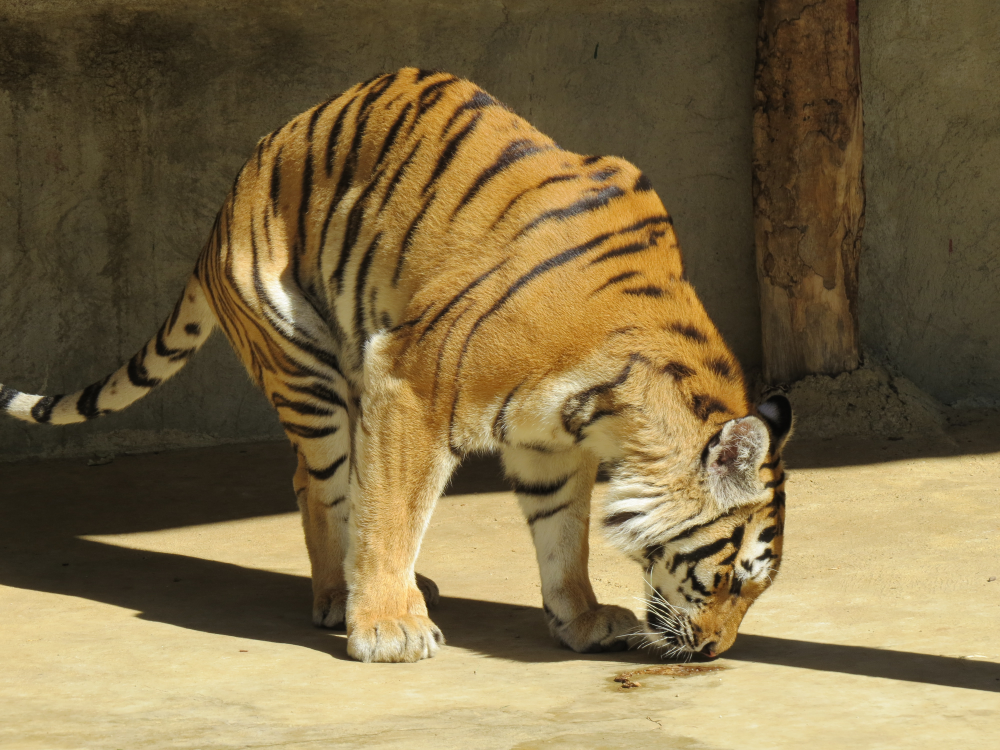
#> input picture 20230103_image_recognition/03_capture/老虎.jpg, 4000 x 3000 px (shown at 1/4 size)
$ python '03_平移.py'
#> lines starting #> are read from the running program, lines starting #| are printed output that depends on the picture
### 20230103_image_recognition/03_capture/sdk/IvanCv.py
from enum import IntEnum

import cv2
import numpy as np
from PIL import Image


class Direction(IntEnum):
    # 類別變數
    HORIZONTAL = 1
    VERTICAL = 0
    BOTH = -1


class IvanCv:
    @staticmethod
    def read(file):
#> called with file = '老虎.jpg'
        img = Image.open(file)
#> img is the input picture: PIL image 4000x3000 RGB; mean R, G, B 125, 107.4, 70.3
        img = np.asarray(img)
        img = cv2.cvtColor(img, cv2.COLOR_RGB2BGR)
#> img: shape (3000, 4000, 3)
        return img

    @staticmethod
    def resize(src, width=None, height=None, scale=1):
#> called with scale = 0.2
        h, w, _ = src.shape
#> h = 3000; w = 4000
        if width is None or height is None:
            width = int(w * scale)
#> width = 800
            height = int(h * scale)
#> height = 600
        dst = cv2.resize(src, (width, height), interpolation=cv2.INTER_LINEAR)
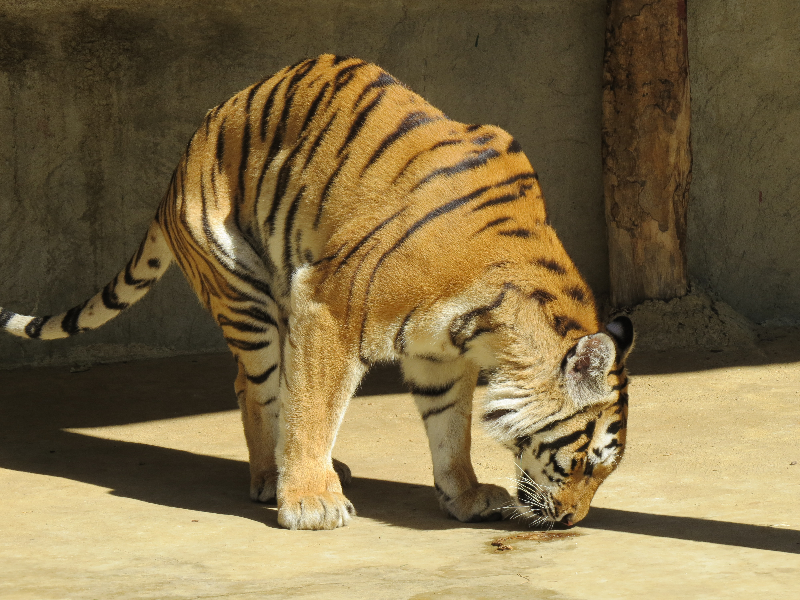
#> dst: shape (600, 800, 3); mean B, G, R 70.3, 107.4, 124.9
        return dst

    # [4 lines left out: function crop, not called in this run]

    @staticmethod
    def shift(src, x=0, y=0):
        # [1, 0, x]: 水平平移
        # [0, 1, y]: 垂直平移
#> called with x = 300, y = -100
        m = np.float32([[1, 0, x], [0, 1, y]])
        h, w, _ = src.shape
#> h = 600; w = 800
        # 仿射
        dst = cv2.warpAffine(src, m, (w, h))
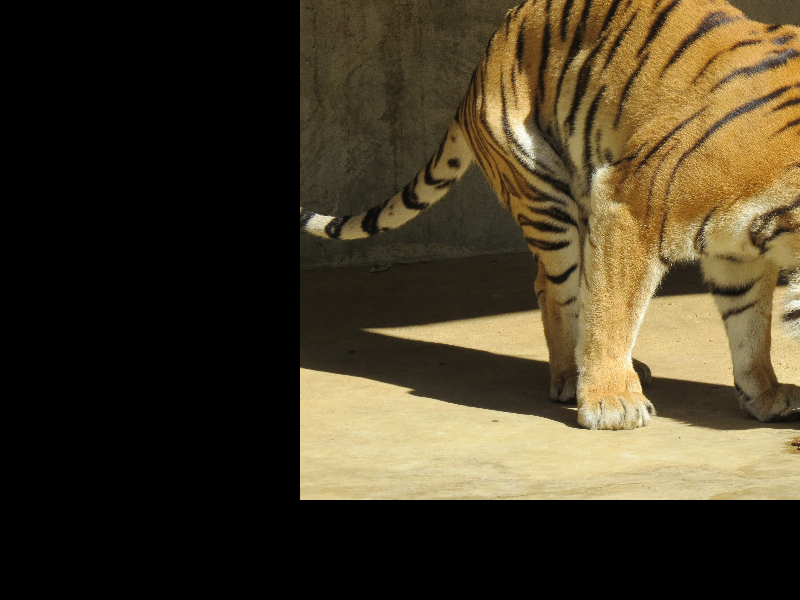
#> dst: shape (600, 800, 3); mean B, G, R 38.4, 59.5, 69.7
        return dst

    # 高度抽象化
    # [31 lines left out: functions rotation, flip, perspective, write, not called in this run]

### 20230103_image_recognition/03_capture/03_平移.py
from sdk.IvanCv import IvanCv as cv
import cv2

img = cv.read('老虎.jpg')
img = cv.resize(img, scale=0.2)
img = cv.shift(img, x=300, y=-100)
cv2.imshow('tiger', img)
cv2.waitKey(0)

$ run again, with 20230103_image_recognition/03_capture/tiger2.jpg copied over 20230103_image_recognition/03_capture/老虎.jpg
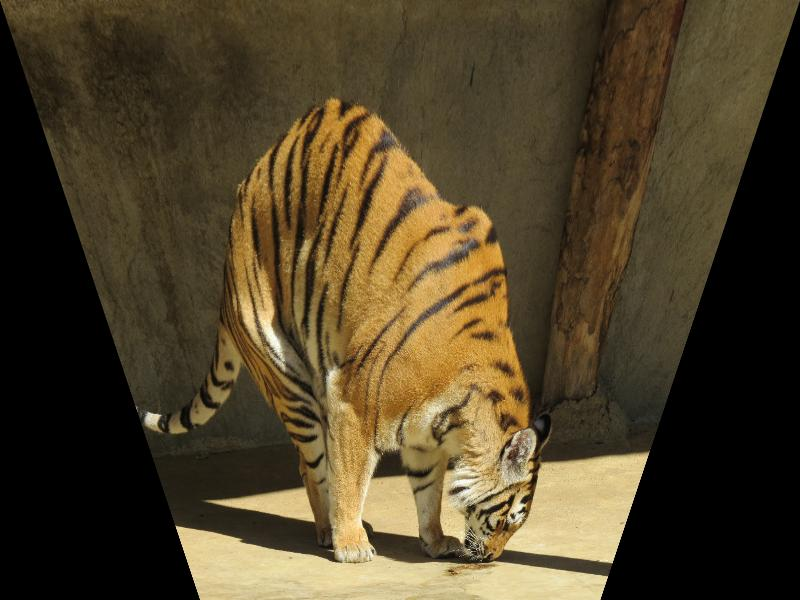
#> input picture 20230103_image_recognition/03_capture/tiger2.jpg, 800 x 600 px
#> in read, img is the input picture: PIL image 800x600 RGB; mean R, G, B 78.9, 65.9, 40.9
#> img: shape (600, 800, 3)
#> in resize, `dst = cv2.resize(src, (width, height), interpolation=cv2.INTER_LINEAR)`:
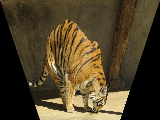
#> dst: shape (120, 160, 3); mean B, G, R 40.9, 65.9, 78.9
